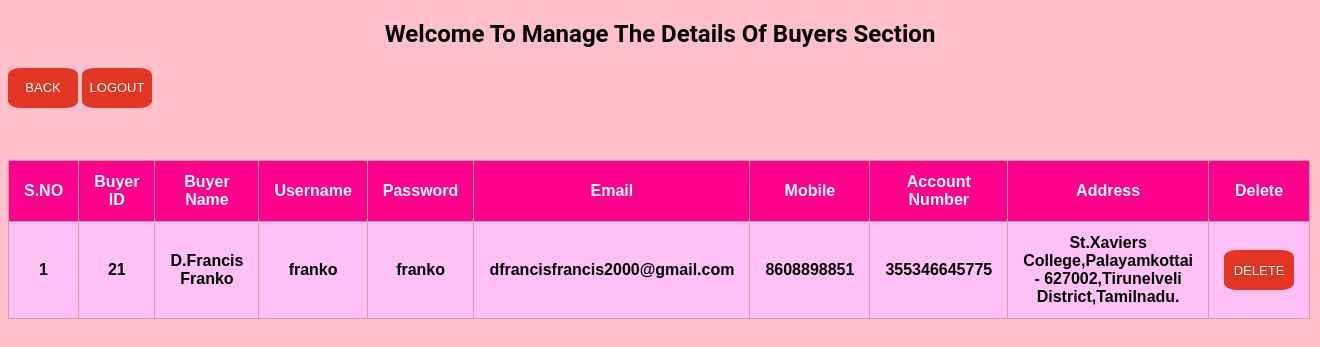
Screenshot of /Admin/buyer_view.php with the database file from the repository.
### tables this page shows
CREATE TABLE `buyer` (
  `bid` int(255) NOT NULL,
  `bname` varchar(100) NOT NULL,
  `buname` varchar(100) NOT NULL,
  `bpassword` varchar(100) NOT NULL,
  `bpass` varchar(100) NOT NULL,
  `bemail` varchar(100) NOT NULL,
  `bmobile` varchar(100) NOT NULL,
  `baccno` varchar(255) NOT NULL,
  `baddr` text NOT NULL
);

### Admin/buyer_view.php (the view, shortened to what this page needs)
<!DOCTYPE html>
<html>
<head>
</head>
<body>
<h2> Welcome To Manage The Details Of Buyers Section</h2>
<a href="panel.php"><button class="btn2">Back</button></a>
<a href="logout.php"><button class="btn2">Logout</button></a>
<div class="form">
<table>
<thead>
<tr>
<th><strong>S.NO</strong></th>
<th><strong>Buyer ID</strong></th>
<th><strong>Buyer Name</strong></th>
<th><strong>Username</strong></th>
<th><strong>Password</strong></th>
<th><strong>Email</strong></th>
<th><strong>Mobile</strong></th>
<th><strong>Account Number</strong></th>
<th><strong>Address</strong></th>
<th><strong>Delete</strong></th>
</tr>
</thead>
<tbody>
<?php
$con = mysqli_connect('localhost','root','');
mysqli_select_db($con, 'agroculture');
$count=1;
$sel_query="Select * from buyer ";
$result= mysqli_query($con, $sel_query);
while($row=mysqli_fetch_assoc($result)){ ?>
<tr>
<td data-label="S.NO" align="center"><?php echo $count; ?> </td>
<td data-label="Buyer ID" align="center"><?php echo $row["bid"]; ?> </td>
<td data-label="Buyer Name" align="center"><?php echo $row["bname"]; ?> </td>
<td data-label="Username" align="center"><?php echo $row["buname"]; ?> </td>
<td data-label="Password" align="center"><?php echo $row["bpass"]; ?> </td>
<td data-label="Email" align="center"><?php echo $row["bemail"]; ?> </td>
<td data-label="Mobile" align="center"><?php echo $row["bmobile"]; ?> </td>
<td data-label="Account Number" align="center"><?php echo $row["baccno"]; ?> </td>
<td data-label="Address" align="center"><?php echo $row["baddr"]; ?> </td>
<td data-label="Delete" align="center"><a href="bdelete.php?bid=<?php echo $row['bid']; ?> "><button class="btn2">Delete</button></a></td>
</tr>
<?php $count++; } ?>
</tbody>
</table>
</div>
</body>
</html>

### Admin/buyer_view.php (style rules this page uses)
* { box-sizing:border-box; }
body { background-color:pink; }
table { position:absolute; top:20%; width:100%; border-collapse:collapse; background-color: rgb(255, 192, 245); }
table td,table th { padding:12px 15px; border:1px solid rgb(216, 155, 165); text-align:center; font-size:16px; }
table th { background-color:rgb(255, 0, 140); color:#FFFFFF; }
.form { position:absolute; top:20%; width:90%; font-family:sans-serif; font-weight:bold; font-size:36px; }
a { text-decoration:none; }
.btn2 { font:"Roboto",sans-serif; text-transform:uppercase; height:40px; width:70px; cursor:pointer; padding:6.5px; background-color:#E23623; border:0; font-size:13px; text-decoration:none; border-radius:18%; text-align:center; overflow:hidden; color:#FFFFFF; }
h2 { text-align:center; font-family:"Roboto",sans-serif; }

### rows the page displays
buyer: bid "21", bname "D.Francis Franko", buname "franko", bpass "franko", bemail "dfrancisfrancis2000@gmail.com", bmobile "8608898851", baccno "355346645775", baddr "St.Xaviers College,Palayamkottai - 627002,Tirunelveli District,Tamilnadu."
